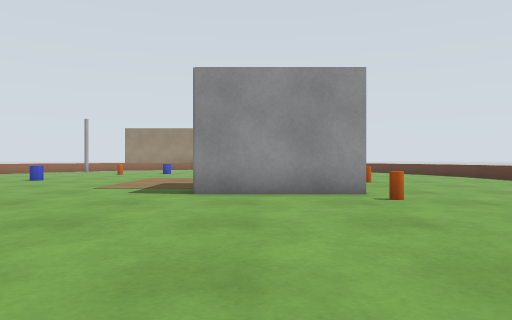
view 1 (above)

22 first-person views from a walk through a Gazebo world. The camera is 0.7 m above the floor, looks level and sees 70° across. The floor is counted in squares, 1 m on a side. Each view is taken from the middle of a square. On the plan, view 1 faces up. The plan holds only what a view shows up to about 11 squares ahead; the rest is blank. The place goes on beyond the plan. The robots in the file are not drawn.

view 2
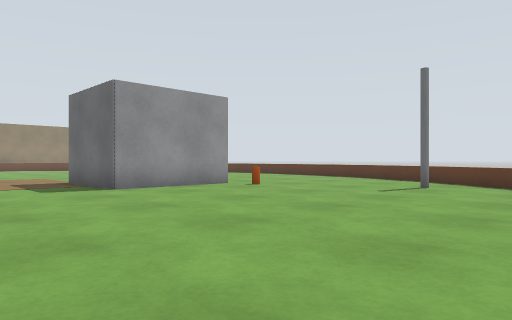

view 3
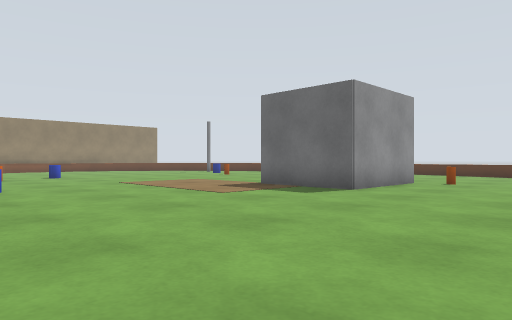

view 4
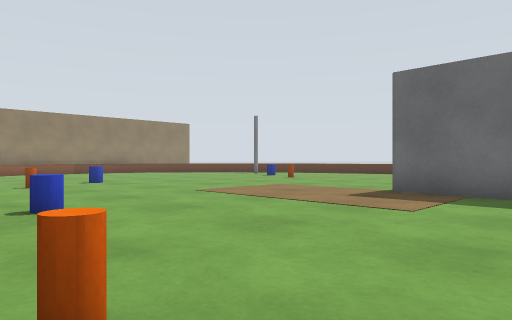

view 5
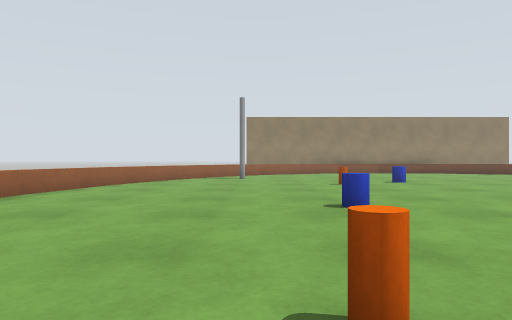

view 6
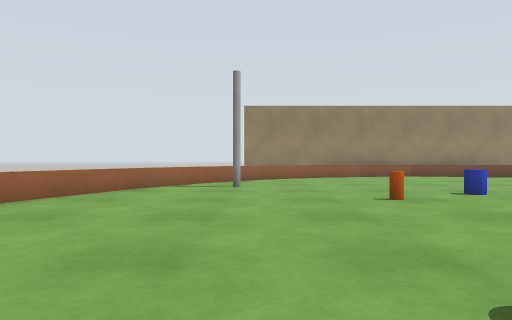

view 7
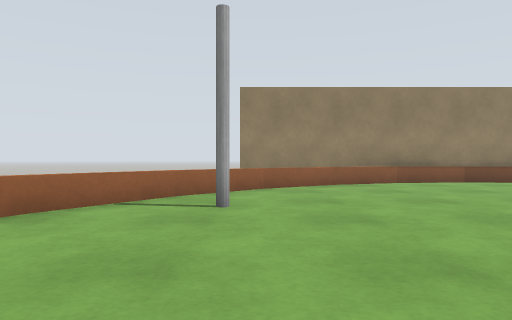

view 8
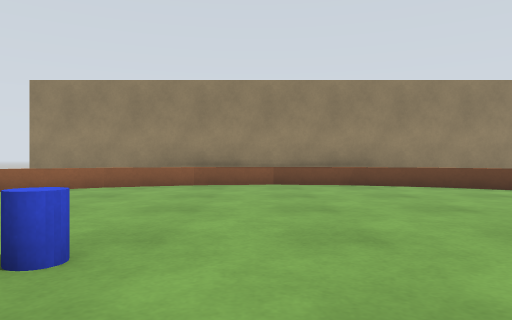

view 9
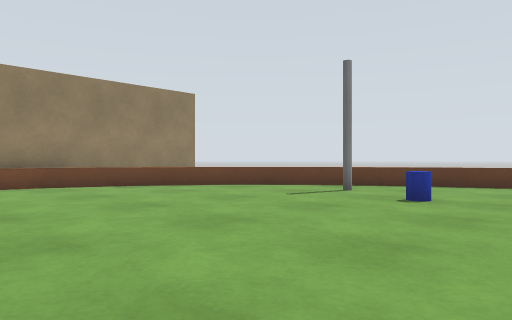

view 10
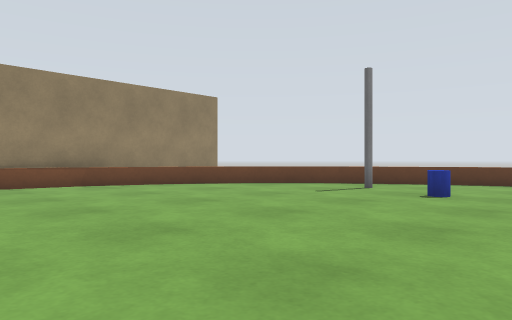

view 11
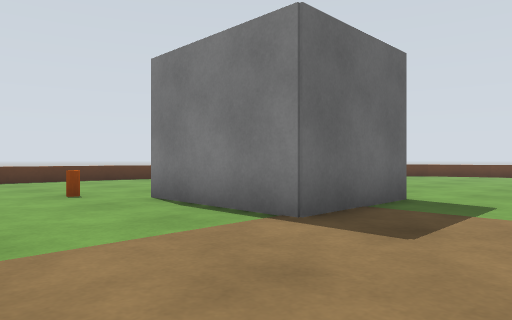

view 12
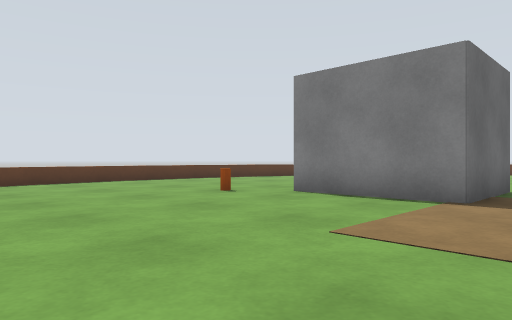

view 13
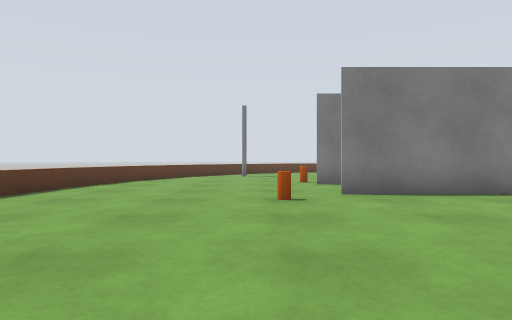

view 14
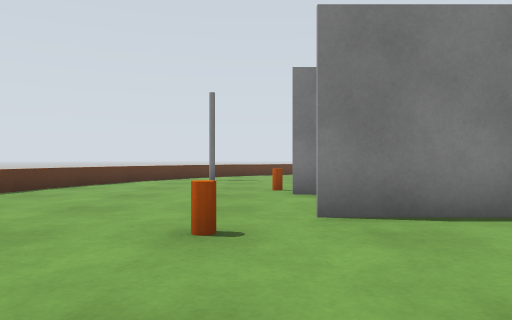

view 15
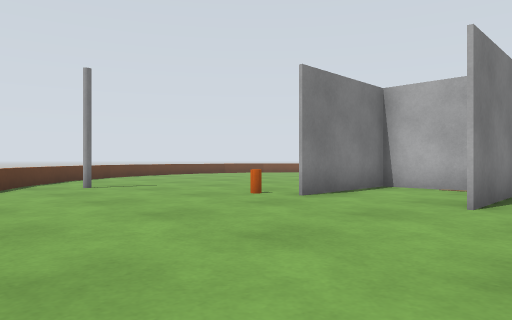

view 16
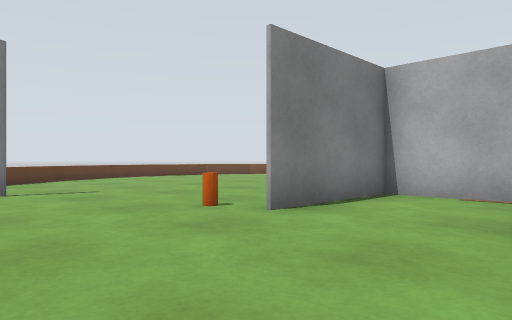

view 17
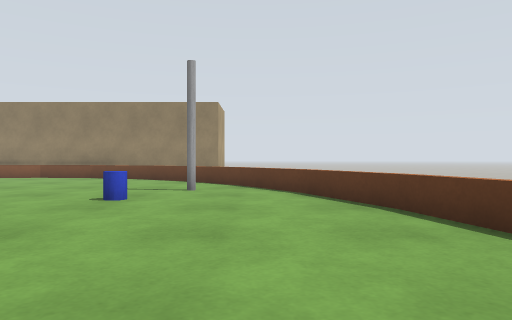

view 18
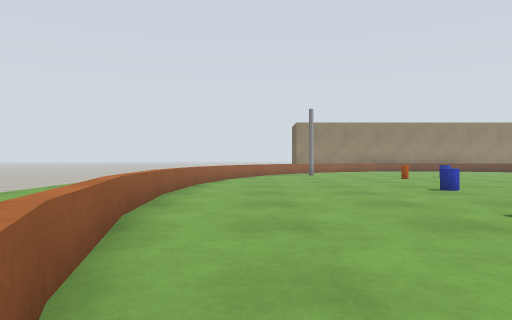

view 19
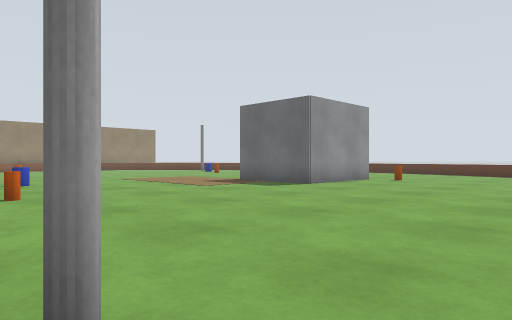

view 20
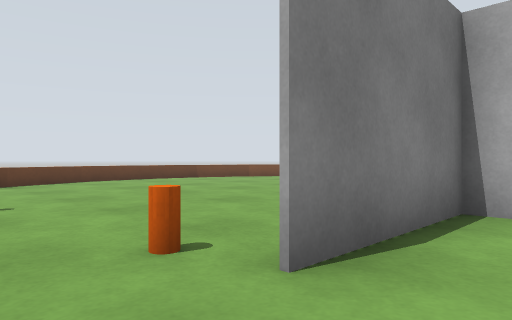

view 21
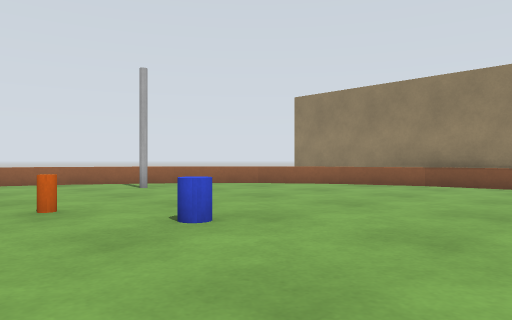

view 22
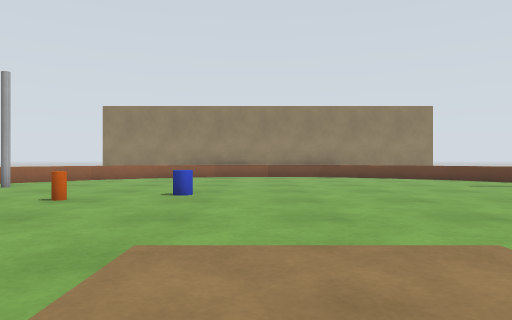

### Floor plan
Points are (right, up) in squares from view 1. A wall is a line through its corners. A room is listed if a view was taken in it or the views show most of it. See-through windows are left out.
Room 1 (views 1, 2, 3, 4, 5, 6, 7, 8, 9, 10, 11, 12, 13, 14, 15, 16, 17, 18, 19, 20, 21, 22)
walls: (-1.2, 9.8) (-1.2, 7.5) (2.2, 7.5); (2.4, 7.5) (-1.3, 7.5) (-1.3, 10.5) (2.2, 10.5); (2.4, 26.5) (-7.5, 26.5)
low walls: (-13.7, 14.4) (-13.9, 11.5) (-13.7, 8.6) (-13, 5.7); (-13, 5.8) (-12.7, 5); (8.9, 11.5) (8.7, 14.5); (8.7, 14.4) (8, 17.3); (8.1, 17.1) (7, 19.8); (-10.5, 22.1) (-12, 19.8) (-13, 17.2) (-13.7, 14.3); (7, 19.7) (5.6, 22) (3.8, 23.9) (1.8, 25.3); (7.3, 4) (8, 5.8) (8.7, 8.6) (8.9, 11.6); (-8.8, 24) (-10.5, 22); (-6.8, 25.3) (-8.9, 23.8); (5.5, 0.9) (6.7, 2.8); (2, 25.2) (-0.4, 26.1); (4.6, -0.1) (5.6, 1); (-0.2, 26.1) (-2.5, 26.4); (-2.4, 26.4) (-4.7, 26.1) (-6.9, 25.2); (1.9, -2.3) (3.8, -0.9); (0.2, -2.9) (1.8, -2.3)
objects: grey pole (-10, 2); grey pole (-10, 20); orange cylinder (-9, 9); bucket (-8, 12); orange cylinder (-7, 18); bucket (-5, 18); orange cylinder (2, 7); orange cylinder (3, 12); bucket (3, 18); grey pole (4, 2); grey pole (4, 20)

Positions as (right, up) in squares from view 1, and headings:
1: (0, 0), facing up
2: (-5, -1), facing up-right
3: (-9, 3), facing up-right
4: (-9, 7), facing up-right
5: (-9, 7), facing up
6: (-9, 11), facing up
7: (-9, 15), facing up
8: (-3, 16), facing up
9: (-3, 16), facing up-right
10: (-4, 16), facing up-right
11: (-4, 14), facing down-right
12: (-3, 17), facing down-right
13: (4, 18), facing down
14: (3, 15), facing down
15: (8, 12), facing down-left
16: (6, 11), facing down-left
17: (6, 12), facing up
18: (-12, 4), facing up
19: (-10, 1), facing up-right
20: (4, 9), facing down-left
21: (-1, 16), facing up-left
22: (-3, 11), facing up
